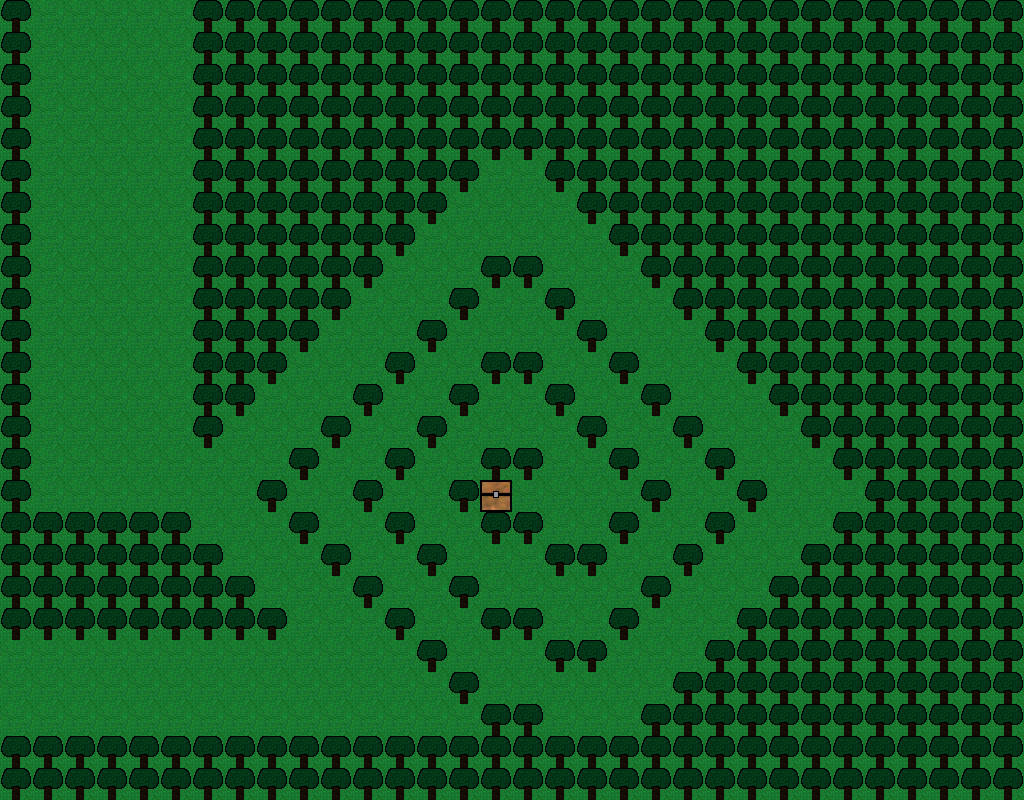

The image is a tile-based game level rendered from a .tmx file. Its description and source (layers, tilesets, objects; grid data summarised) follow:
An orthogonal 32x25 tile map with 32x32 px tiles, 1 tile layer (Tile Layer 1).

<map version="1.0" orientation="orthogonal" renderorder="right-down" width="32" height="25" tilewidth="32" tileheight="32" nextobjectid="1">
 <tileset firstgid="1" name="Tileset" tilewidth="32" tileheight="32" tilecount="100" columns="10">
  <image source="tileSet32.png" width="320" height="320" />
 </tileset>
 <layer name="Tile Layer 1" width="32" height="25">
  <data>[800 cells, 800 non-empty, 3 distinct tile ids]</data>
 </layer>
</map>
